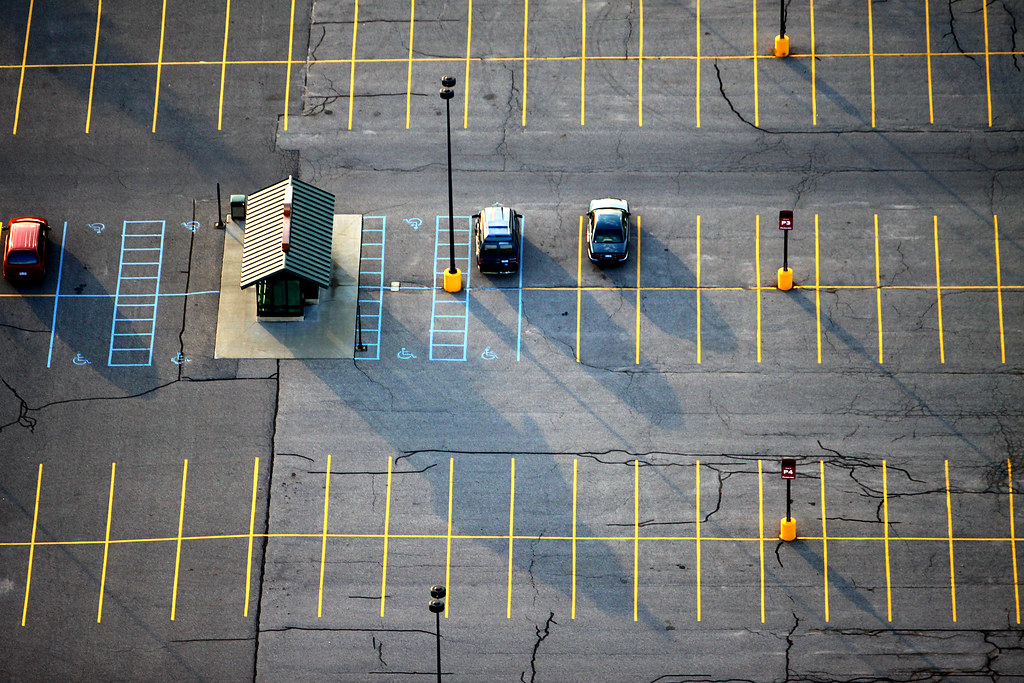
#> input picture images/empty_lot_1.jpg, 1024 x 683 px, found by its file name
$ python roi_detection.py
#> lines starting #> are read from the running program, lines starting #| are printed output that depends on the picture; after the words box and inside, x2 and y2 are one past the last pixel; in counts of white or black regions, pixels touching at a corner belong together
#> further down, image is the input picture: shape (683, 1024, 3); mean B, G, R 109.7, 111.2, 109.3
### src/color_mask.py
'''
File: color_mask.py
Description: Apply a color mask to the image based on common lot lines
Author: Devin Lepur
Date: 8/30/2024
'''


import cv2
import numpy as np

def convert_to_hsv(image):
    """
    Convert the BGR image to the HSV color space.

    Params:
    image (numpy.ndarray): Input BGR image.

    Returns:
    numpy.ndarray: Image in HSV color space.
    """
    hsv_image = cv2.cvtColor(image, cv2.COLOR_BGR2HSV)
#> hsv_image: shape (683, 1024, 3); mean H, S, V 92.1, 35, 118.1
    return hsv_image


def get_color_mask(hsv_image):
    """
    Create a mask for the specific colors of the parking lines (yellow and white).

    Params:
    hsv_image (numpy.ndarray): Image in HSV color space.

    Returns:
    numpy.ndarray: Binary mask isolating the color of the parking lines.
    """
    # Define range for yellow color
    yellow_lower = np.array([18, 100, 100], np.uint8)
    yellow_upper = np.array([30, 255, 255], np.uint8)

    # Define range for white color
    white_lower = np.array([0, 0, 200], np.uint8)
    white_upper = np.array([180, 30, 255], np.uint8)

    #TODO: Define range for blue color (Handicap)


    # Create masks for the colors
    yellow_mask = cv2.inRange(hsv_image, yellow_lower, yellow_upper)
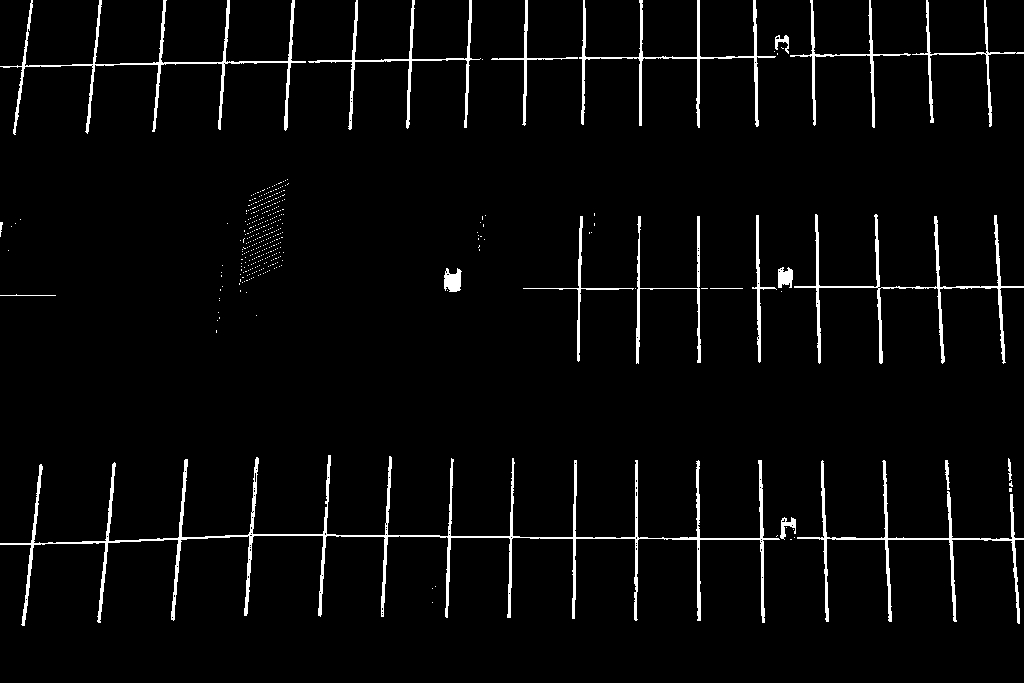
#> yellow_mask: shape (683, 1024); 3.4% white; 380 white regions (359 under 20 px), largest, box (x1, y1, x2, y2) and area: (0, 455, 780, 626) 7511, (0, 0, 306, 135) 2525, (794, 214, 1024, 364) 2315
    white_mask = cv2.inRange(hsv_image, white_lower, white_upper)
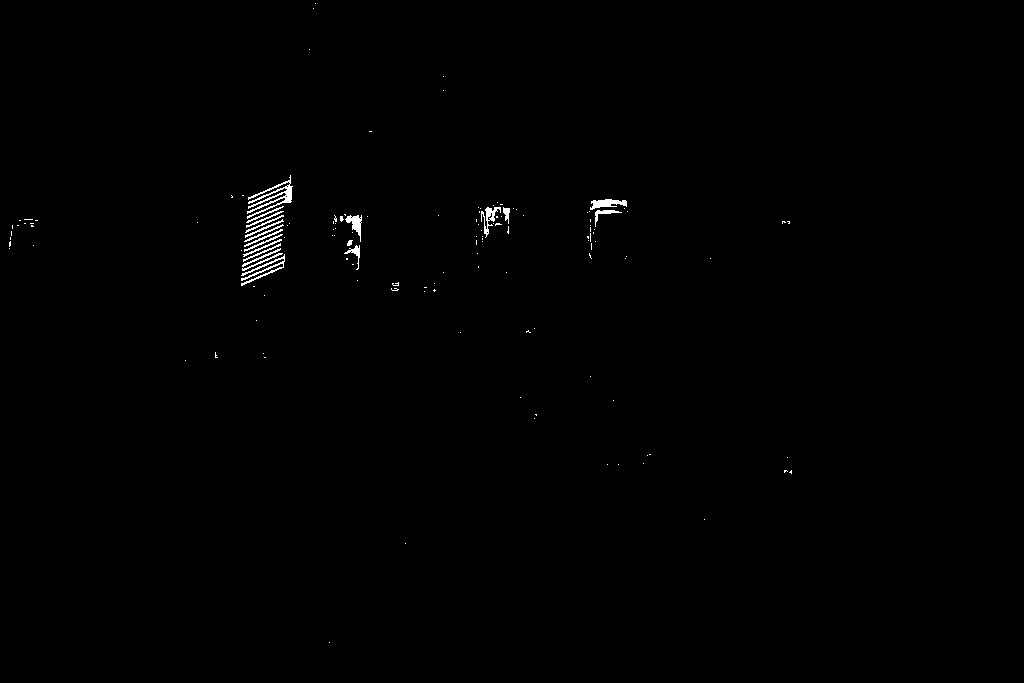
#> white_mask: shape (683, 1024); 0.43% white in thin lines or dots, all inside (x1, y1, x2, y2) = (9, 3, 792, 643)

    # Combine masks
    color_mask = cv2.bitwise_or(yellow_mask, white_mask)

    return color_mask


def apply_color_mask(image, color_mask):
    """
    Apply the color mask to the original image.

    Params:
    image (numpy.ndarray): Original image.
    color_mask (numpy.ndarray): Binary mask of the desired colors.

    Returns:
    numpy.ndarray: Image with only the masked colors.
    """
    masked_image = cv2.bitwise_and(image, image, mask=color_mask)
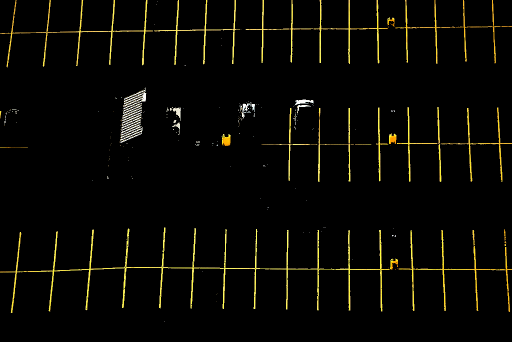
#> masked_image: shape (683, 1024, 3) (shown at 1/2 size); mean B, G, R 3.6, 8.2, 9.1
    return masked_image

### src/roi_detection.py
'''
File: roi_detection.py
Description: Automatically detect regions of interest (ROI) from empty parking lot images
Author: Devin Lepur
Date: 8/30/2024
'''


import cv2
import numpy as np
import math

from src.color_mask import get_color_mask, apply_color_mask, convert_to_hsv

# Pre-processing (maybe contrast adjustment, grayscale, and noise reduction)
def pre_process_image(input_image):
    """
    pre-process an input image to prepare for edge detection

    Params:
    input_image (numpy.ndarray): numpy array of an empty parking lot for auto ROI detection

    Returns:
    numpy.ndarray
    """
    # Create grayscale of the image
    grayscale_image = cv2.cvtColor(input_image, cv2.COLOR_BGR2GRAY)
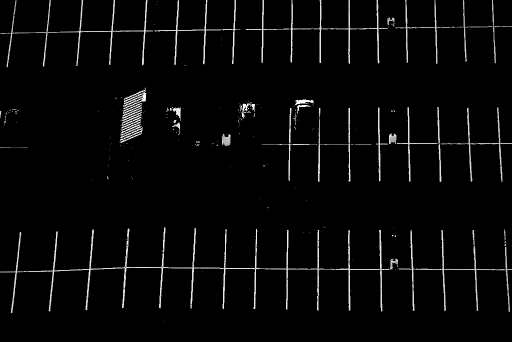
#> grayscale_image: shape (683, 1024) (shown at 1/2 size); min 0, max 255, mean 7.9

    # Create CLAHE object and apply to the image
    clahe = cv2.createCLAHE(clipLimit=3, tileGridSize=(30,30))
    equil_image = clahe.apply(grayscale_image)

    # Reduce noise in the image
    bilateral_image = cv2.bilateralFilter(equil_image, d=9, sigmaColor=50, sigmaSpace=50)

    return bilateral_image


# Edge detection
def edge_detection(input_image):
    """
    Detect edges of a preprocessed image

    Params:
    input_image (numpy.ndarray): nump.ndarray of a preprocessed image

    Returns:
    COMPLETE THIS
    """
    # Set upper and lower threshold for selecting edges
    T_upper = 50
    T_lower = 150

    # Use Canny for edge detection
    edges_image = cv2.Canny(input_image, T_lower, T_upper, L2gradient=True)
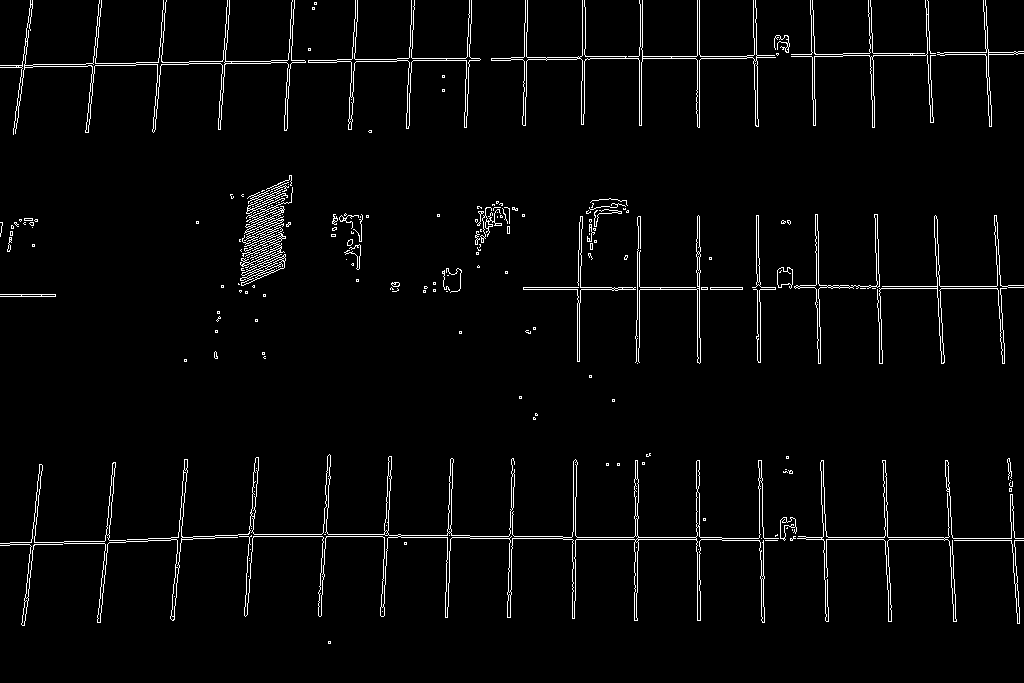
#> edges_image: shape (683, 1024); 2.9% white in thin lines or dots

    return edges_image


def line_detection(input_image, original_image):
    """
    Detect lines in the edge-detected image and draw them on the original image.

    Params:
    input_image (numpy.ndarray): Binary edge-detected image.
    original_image (numpy.ndarray): Original image for drawing lines.

    Returns:
    numpy.ndarray: Image with detected lines drawn.
    """
    # Use Probabilistic Hough Transform to detect line segments
    lines = cv2.HoughLinesP(input_image, 1, np.pi/180, 50, minLineLength=50, maxLineGap=10)
#> lines = 123 rows, first 6: [292, 62, 458, 60], [806, 537, 952, 537], [86, 63, 239, 61], [699, 337, 699, 216], [563, 539, 721, 539], [722, 538, 805, 538]

    if lines is not None:
        for line in lines:
            x1, y1, x2, y2 = line[0]
            cv2.line(original_image, (x1, y1), (x2, y2), (0, 0, 255), 2, cv2.LINE_AA)
#> this loop made 123 passes
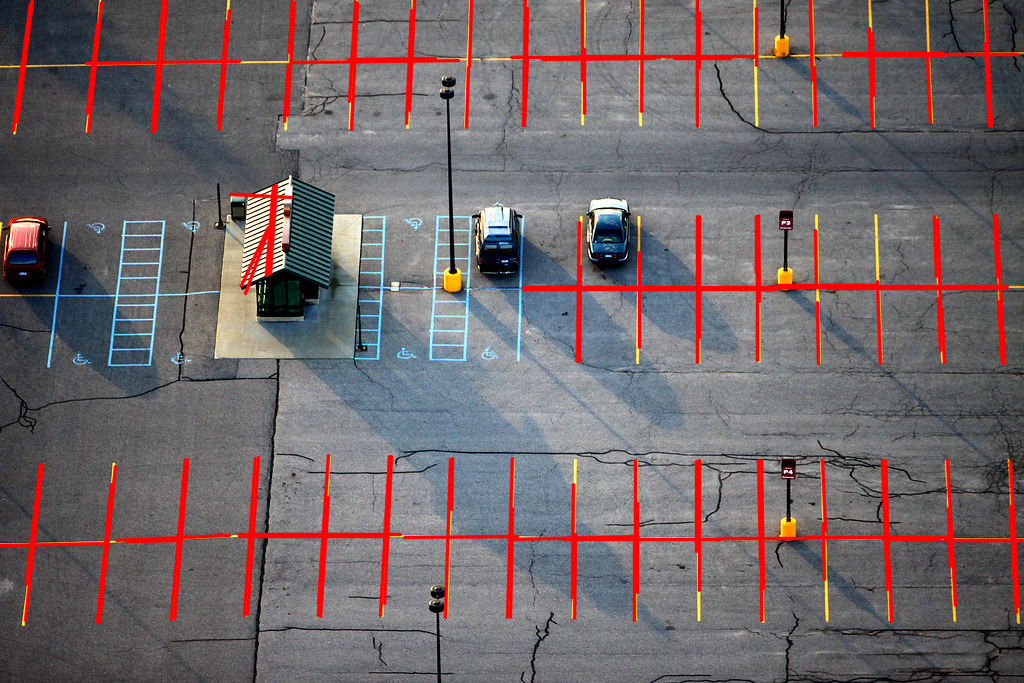
#> original_image: shape (683, 1024, 3); mean B, G, R 104.9, 102.5, 113.3

    return original_image


# ROI Generation: based on lines, create rectangular ROIs to mark each space


# For testing and debugging purposes only
if __name__ == "__main__":
    # Read image
    image = cv2.imread("images/empty_lot_1.jpg")

    # Convert to HSV
    hsv_image = convert_to_hsv(image)

    # Get color mask
    color_mask = get_color_mask(hsv_image)

    # Apply the mask to the original image
    masked_image = apply_color_mask(image, color_mask)

    # Preprocess the masked image
    processed_image = pre_process_image(masked_image)

    # Detect edges
    edges_image = edge_detection(processed_image)

    # Run line detection
    line_image = line_detection(edges_image, image)

    # Output images
    cv2.imwrite("output/empty_lot_1_masked_output.jpg", masked_image)
    cv2.imwrite("output/empty_lot_1_pre_output.jpg", processed_image)
    cv2.imwrite("output/empty_lot_1_edges_output.jpg", edges_image)
    cv2.imwrite("output/empty_lot_1_line_output.jpg", line_image)

$ run again, with images/input.jpg copied over images/empty_lot_1.jpg
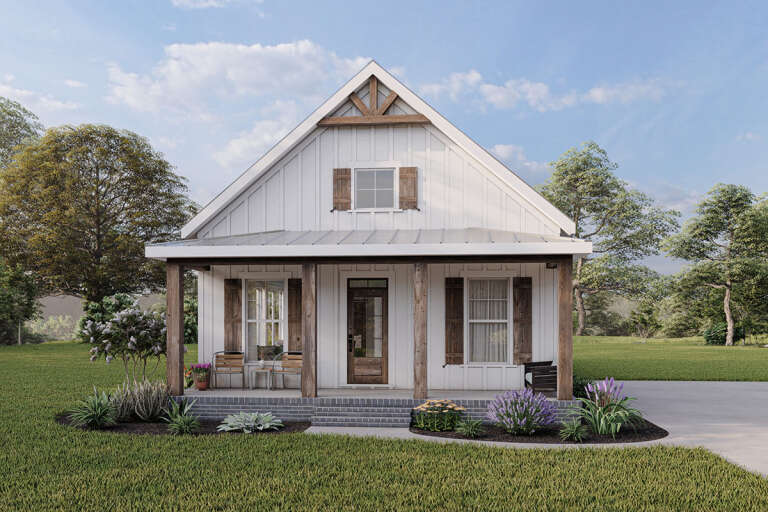
#> input picture images/input.jpg, 768 x 512 px, found by its file name
#> image is the input picture: shape (512, 768, 3); mean B, G, R 134.4, 138.7, 135
#> hsv_image: shape (512, 768, 3); mean H, S, V 69.5, 61.3, 150.5
#> in get_color_mask, `yellow_mask = cv2.inRange(hsv_image, yellow_lower, yellow_upper)`:
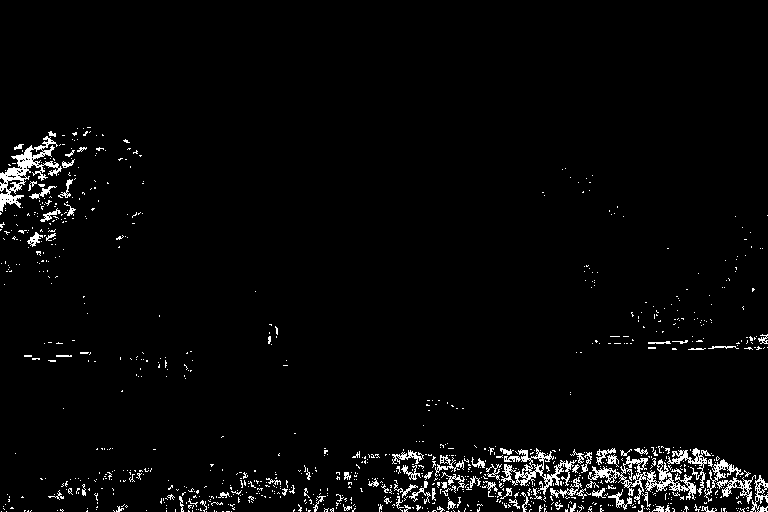
#> yellow_mask: shape (512, 768); 3.1% white in thin lines or dots, all inside (x1, y1, x2, y2) = (0, 127, 768, 512)
#> white_mask: shape (512, 768); 11.8% white; 405 white regions (372 under 20 px), largest, box (x1, y1, x2, y2) and area: (144, 54, 602, 257) 27370, (104, 40, 328, 136) 10439, (0, 72, 112, 129) 2211
#> edges_image: shape (512, 768); 6% white in thin lines or dots
#> lines = 146 rows, first 6: [232, 491, 328, 489], [607, 471, 743, 461], [185, 236, 379, 67], [384, 490, 746, 471], [300, 245, 470, 243], [356, 59, 575, 242]
#> the loop in line_detection, `for line in lines:` made 146 passes
#> after the loop in line_detection, `for line in lines:`:
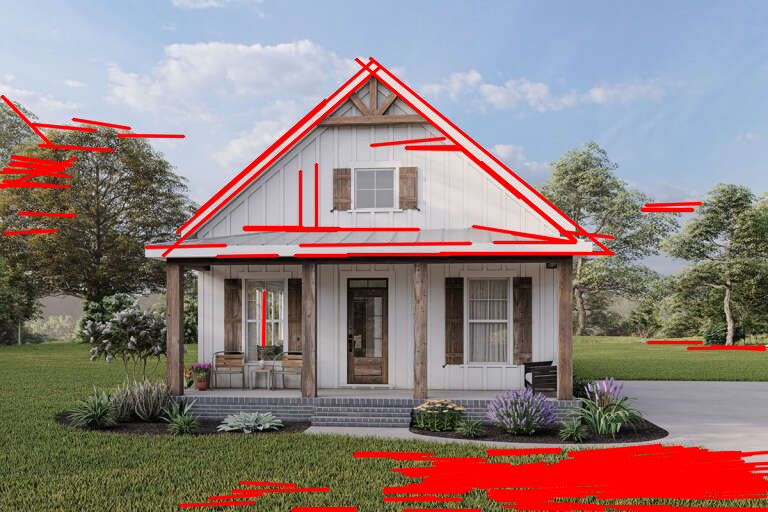
#> original_image: shape (512, 768, 3); mean B, G, R 125.7, 127.5, 144.7

$ run again, with images/input_test.jpg copied over images/empty_lot_1.jpg
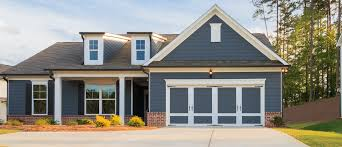
#> input picture images/input_test.jpg, 342 x 147 px, found by its file name
#> image is the input picture: shape (147, 342, 3); mean B, G, R 133.1, 142.1, 144.3
#> hsv_image: shape (147, 342, 3); mean H, S, V 61.7, 59.3, 154.1
#> in get_color_mask, `yellow_mask = cv2.inRange(hsv_image, yellow_lower, yellow_upper)`:
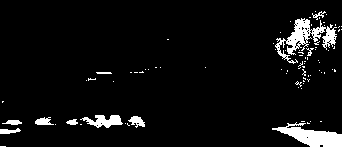
#> yellow_mask: shape (147, 342); 5.6% white; 86 white regions (75 under 20 px), largest, box (x1, y1, x2, y2) and area: (275, 18, 337, 64) 940, (272, 122, 342, 147) 867, (80, 115, 123, 128) 312
#> white_mask: shape (147, 342); 20.3% white; 132 white regions (106 under 20 px), largest, box (x1, y1, x2, y2) and area: (0, 0, 215, 66) 5292, (216, 1, 287, 65) 1003, (95, 139, 209, 147) 659
#> color_mask: shape (147, 342); 25.9% white; 215 white regions (179 under 20 px), largest, box (x1, y1, x2, y2) and area: (0, 0, 215, 66) 5292, (216, 1, 337, 65) 1946, (272, 122, 342, 147) 867
#> edges_image: shape (147, 342); 11.5% white in thin lines or dots
#> lines = 46 rows, first 6: [164, 141, 240, 141], [165, 83, 263, 83], [166, 125, 258, 125], [270, 38, 341, 37], [221, 19, 302, 8], [9, 4, 80, 17]
#> the loop in line_detection, `for line in lines:` made 46 passes
#> after the loop in line_detection, `for line in lines:`:
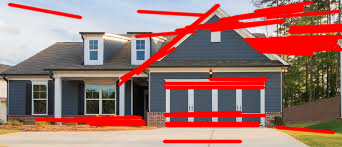
#> original_image: shape (147, 342, 3); mean B, G, R 111.1, 117, 159.1
